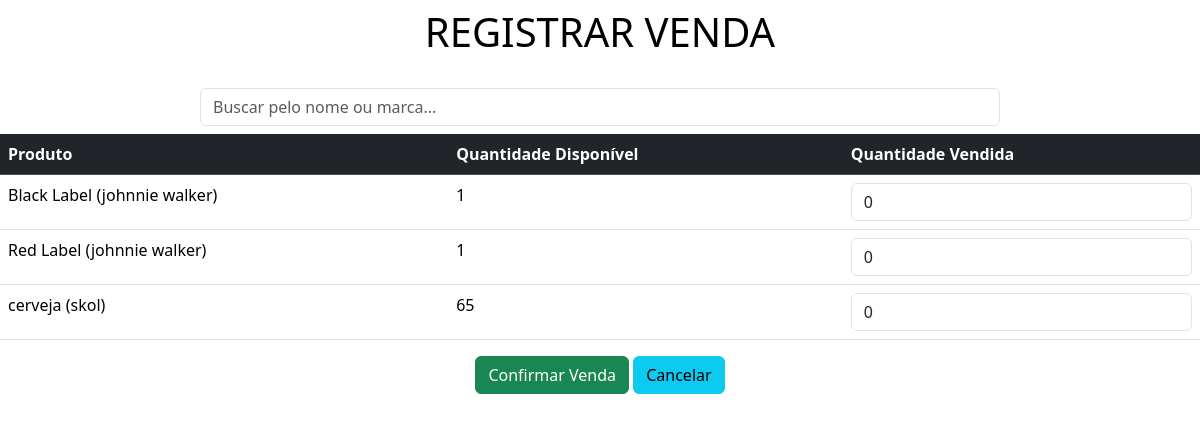
Page /sell/ on the earlier database version.
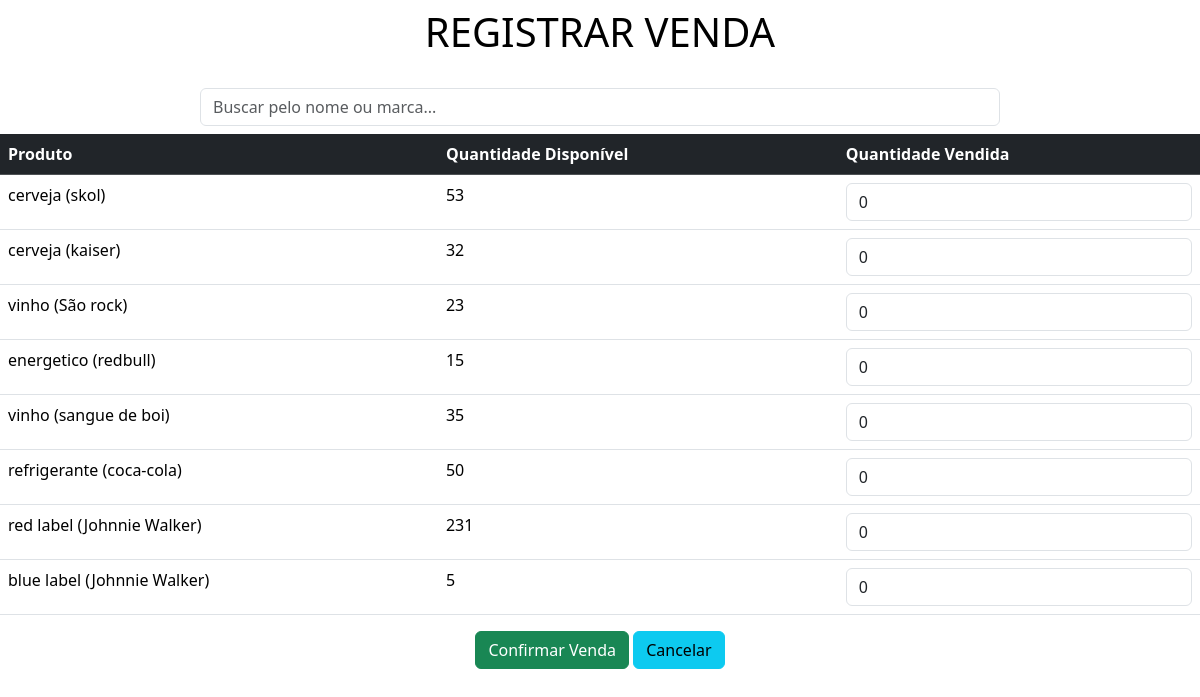
Same page on the later database version.
### app/models.py (models this page shows, shortened)
class Produto(models.Model):
    nome = models.CharField(max_length=150)  # Nome do Produto
    marca = models.CharField(max_length=100)  # Nome da Marca
    valor = models.DecimalField(max_digits=10, decimal_places=2)  # Valor do Produto
    quantidade = models.IntegerField(default=0)  # Novo campo de quantidade

### app/views.py (the view)
# urls.py: path('sell/', sell, name='sell'),
def sell(request):
    data = {}
    search = request.GET.get('search')
    if search:
        data['db'] = Produto.objects.filter(nome__icontains=search) | Produto.objects.filter(marca__icontains=search)
    else:
        data['db'] = Produto.objects.all()
    return render(request, 'sell.html', data)

### app/templates/sell.html (shortened to what this page needs)
<!DOCTYPE html>
<html lang="pt-br">
<head>
    <link rel="stylesheet" href="https://cdn.jsdelivr.net/npm/bootstrap@5.3.3/dist/css/bootstrap.min.css">
</head>
<body>
    <div class="col-8 m-auto pt-2 pb-2 text-center sell-container">
        <h1 style="color: black; text-shadow: 1px 1px 5px white;">REGISTRAR VENDA</h1>
    </div>
    <div class="col-8 m-auto pt-3 pb-2 text-center">
        <form method="get">
            <input type="text" id="search" name="search" class="form-control" placeholder="Buscar pelo nome ou marca...">
        </form>
    </div>
    <form action="/process_sell/" method="post">
        <table class="table table-hover">
            <thead class="table-dark">
                <tr>
                    <th>Produto</th>
                    <th>Quantidade Disponível</th>
                    <th>Quantidade Vendida</th>
                </tr>
            </thead>
            <tbody>
                {% for produto in db %}
                <tr>
                    <td>{{ produto.nome }} ({{ produto.marca }})</td>
                    <td>{{ produto.quantidade }}</td>
                    <td>
                        <input type="number" name="quantity" class="form-control" value="0" min="0" max="{{ produto.quantidade }}" step="1" required>
                    </td>
                </tr>
                {% endfor %}
            </tbody>
        </table>
        <div class="text-center">
            <button type="submit" class="btn btn-success">Confirmar Venda</button>
            <a href="/" class="btn btn-info">Cancelar</a>
        </div>
    </form>
</body>
</html>

### app/templates/sell.html (style rules this page uses)
.sell-container { color: white; padding: 10px; text-align: center; }
body { background-image: url('https://img.freepik.com/fotos-gratis/papel-de-parede-de-onda-gradiente-abstrato-azul_53876-108364.jpg?t=st=1743115830~exp=1743119430~hmac=c60050cbcb6a6186531cf32f0aa389acbc54e21594a7dfded41ca8245a942067&w=1800'); background-size: cover; background-repeat: no-repeat; background-position: center; background-attachment: fixed; }

Differences in the rows shown:
removed Produto: nome "Black Label", marca "johnnie walker", quantidade "1"
removed Produto: nome "Red Label", marca "johnnie walker", quantidade "1"
changed Produto "skol": quantidade "65" → "53"
added Produto: nome "cerveja", marca "kaiser", quantidade "32"
added Produto: nome "vinho", marca "São rock", quantidade "23"
added Produto: nome "energetico", marca "redbull", quantidade "15"
added Produto: nome "vinho", marca "sangue de boi", quantidade "35"
added Produto: nome "refrigerante", marca "coca-cola", quantidade "50"
added Produto: nome "red label", marca "Johnnie Walker", quantidade "231"
added Produto: nome "blue label", marca "Johnnie Walker", quantidade "5"
